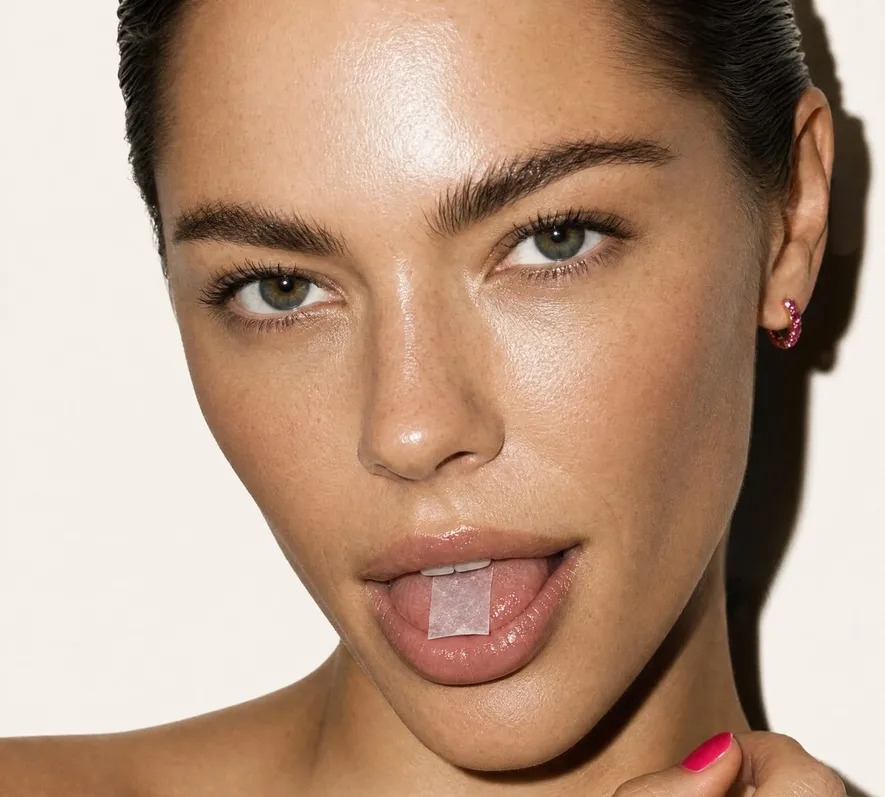
#> input picture src/assets/campaign-tongue.webp, 885 x 797 px, shrunk from 1400 x 1260 before the run; its folder holds 8 pictures in this run
$ python bw-treatment.py
#> lines starting #> are read from the running program, lines starting #| are printed output that depends on the picture; after the words box and inside, x2 and y2 are one past the last pixel; in counts of white or black regions, pixels touching at a corner belong together
"""Campaign treatment: high-contrast black-and-white, analog grain, hot pink (#FF006E-family) kept in colour.
Usage: python3 scripts/bw-treatment.py   (reads and writes src/assets)"""
import os
import numpy as np
from PIL import Image, ImageFilter
A = os.path.join(os.path.dirname(__file__), '..', 'src', 'assets')
rng = np.random.default_rng(7)

def treat(src, dst, keep_pink=True, contrast=1.18, grain=9.0, crop=None):
#> called with src = 'campaign-tongue.webp', dst = 'bw-hero.webp', keep_pink = True, contrast = 1.18, grain = 9
    im = Image.open(os.path.join(A, src)).convert('RGB')
#> im is the input picture: PIL image 885x797 RGB; mean R, G, B 182.4, 151.5, 130.2
    if crop: im = im.crop(crop)
    a = np.asarray(im).astype(np.float32)
    r, g, b = a[..., 0], a[..., 1], a[..., 2]
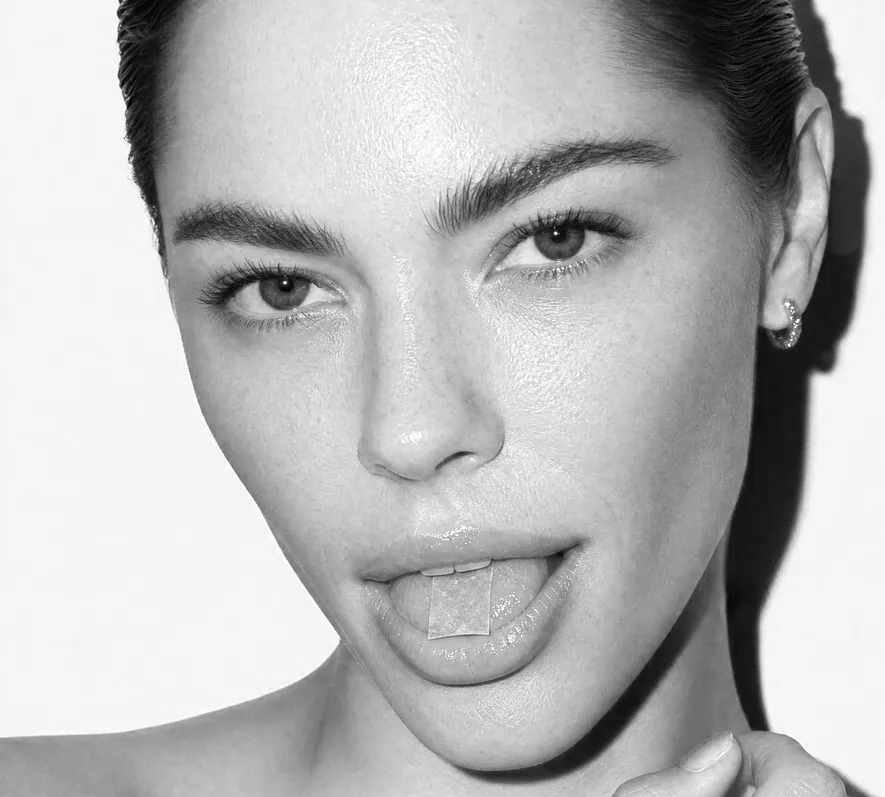
#> r: shape (797, 885) float32; min 0, max 255, mean 182.4
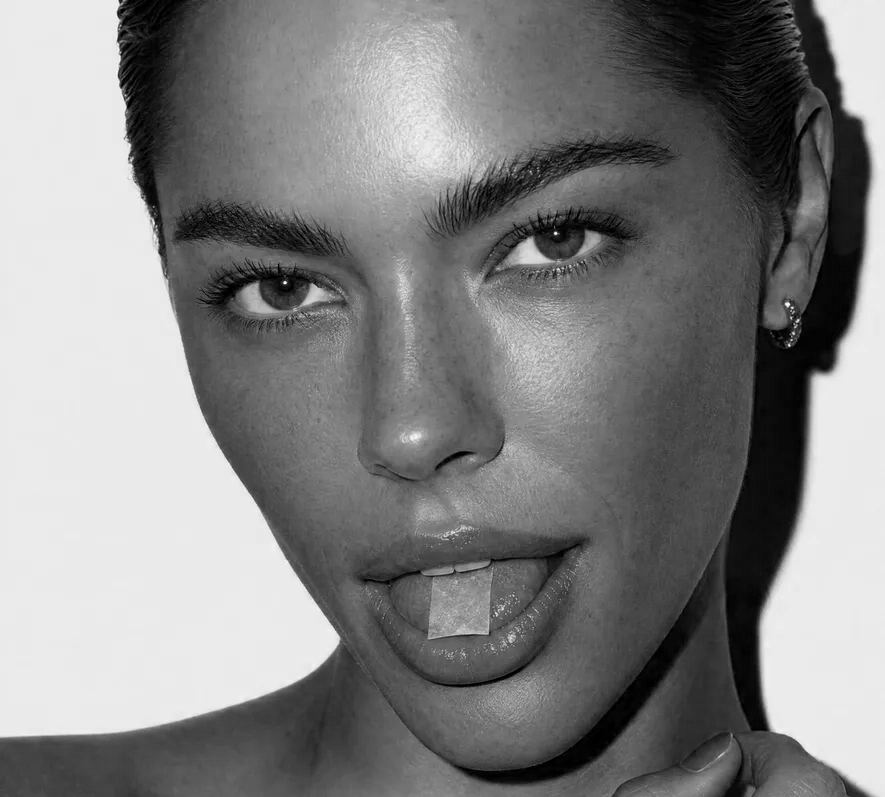
#> b: shape (797, 885) float32; min 0, max 250, mean 130.2
    lum = 0.299 * r + 0.587 * g + 0.114 * b
    lum = np.clip((lum - 128) * contrast + 128 + 4, 0, 255)
    lum = np.clip(lum + rng.normal(0, grain, lum.shape) * (0.55 + 0.45 * (1 - np.abs(lum - 128) / 128)), 0, 255)
    out = np.dstack([lum, lum, lum])
    if keep_pink:
        m = ((r - g) > 95) & ((b - g) > 28) & (r > 150)          # magenta-pink only; skin and lips stay grey
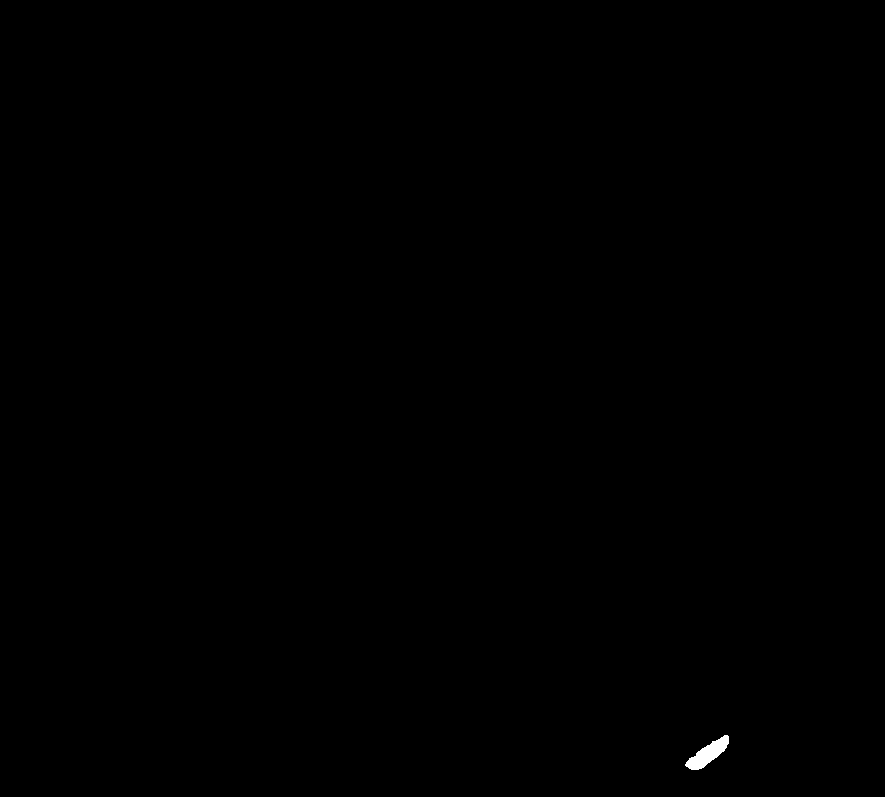
#> m: shape (797, 885) bool; 0.1% white; 1 white region, box (x1, y1, x2, y2) and area: (685, 735, 729, 770) 675
        mask = Image.fromarray((m * 255).astype(np.uint8)).filter(ImageFilter.MaxFilter(3)).filter(ImageFilter.GaussianBlur(1.2))
        k = (np.asarray(mask).astype(np.float32) / 255)[..., None]
        shade = np.clip(lum / 150, 0.55, 1.15)[..., None]        # keep the form of the object
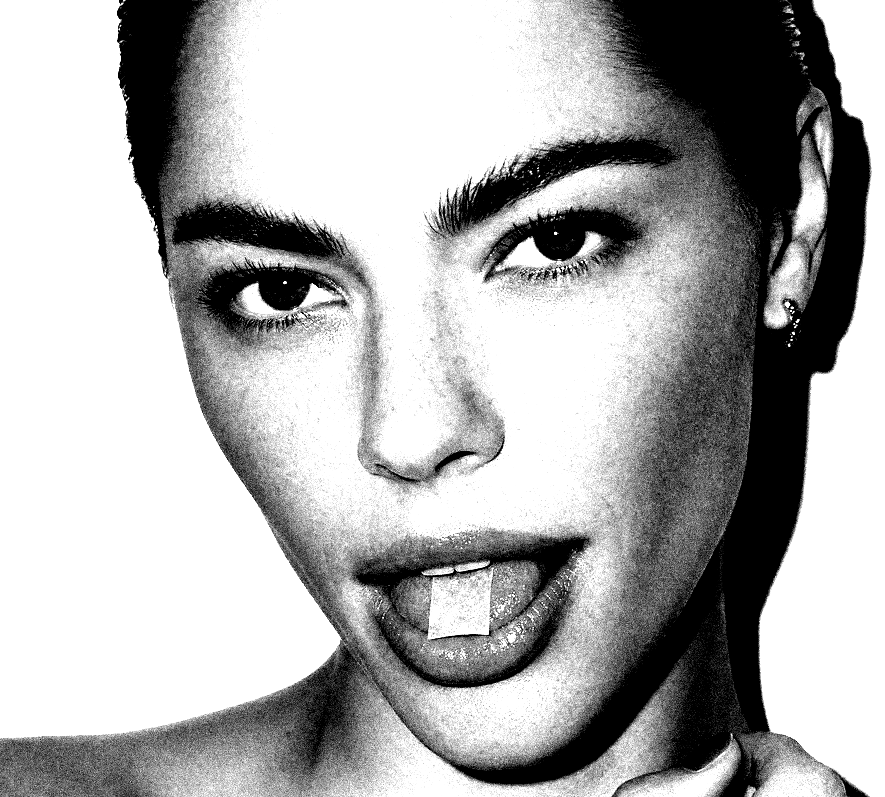
#> shade: shape (797, 885, 1) float64; min 0.55, max 1.15, mean 0.961; drawn with min black and max white
        out = out * (1 - k) + np.array([255, 0, 110], np.float32) * shade * k
    Image.fromarray(np.clip(out, 0, 255).astype(np.uint8)).save(os.path.join(A, dst), quality=86, method=6)
    print(dst, im.size, 'corner', tuple(int(x) for x in out[8, 8]), 'pink px', int(m.sum()) if keep_pink else 0)
#| bw-hero.webp (885, 797) corner (255, 255, 255) pink px 675

treat('campaign-tongue.webp', 'bw-hero.webp')
treat('campaign-cyclist.webp', 'bw-cyclist.webp', keep_pink=False)
#> call 2 of treat, with src = 'campaign-cyclist.webp', dst = 'bw-cyclist.webp', keep_pink = False, contrast = 1.18, grain = 9
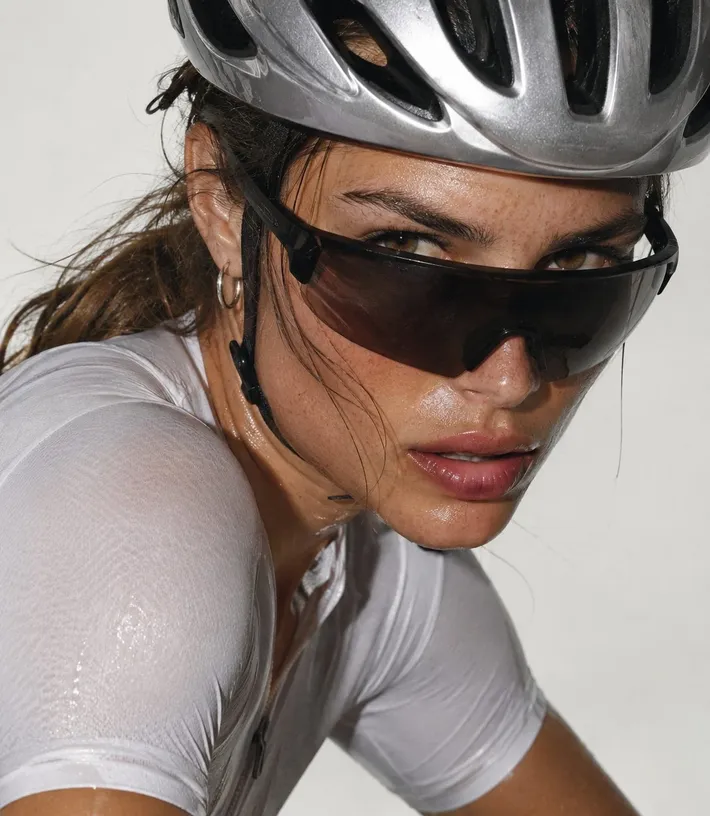
#> input picture src/assets/campaign-cyclist.webp, 710 x 816 px, shrunk from 1122 x 1290 before the run
#> in treat, im is the input picture: PIL image 710x816 RGB; mean R, G, B 145, 132.6, 126.9
#> in treat (call 2), `lum = np.clip(lum + rng.normal(0, grain, lum.shape) * (0.55 + 0.45 * (..`:
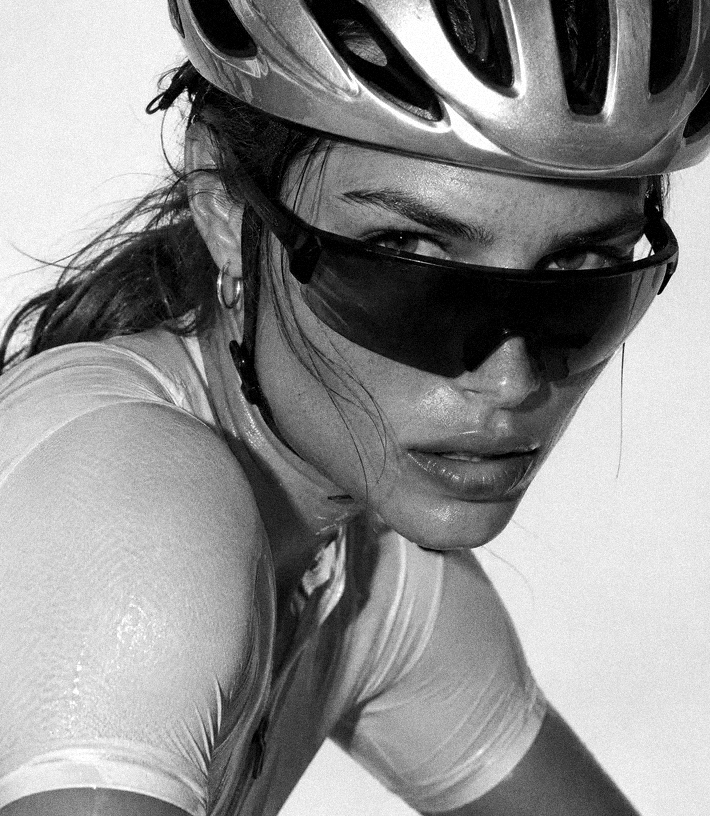
#> lum: shape (816, 710) float64; min 0, max 255, mean 141
#| bw-cyclist.webp (710, 816) corner (240, 240, 240) pink px 0
treat('gen-boxer.webp', 'bw-boxer.webp')
#> (the run stopped early here; a loop or call above may not have finished)
